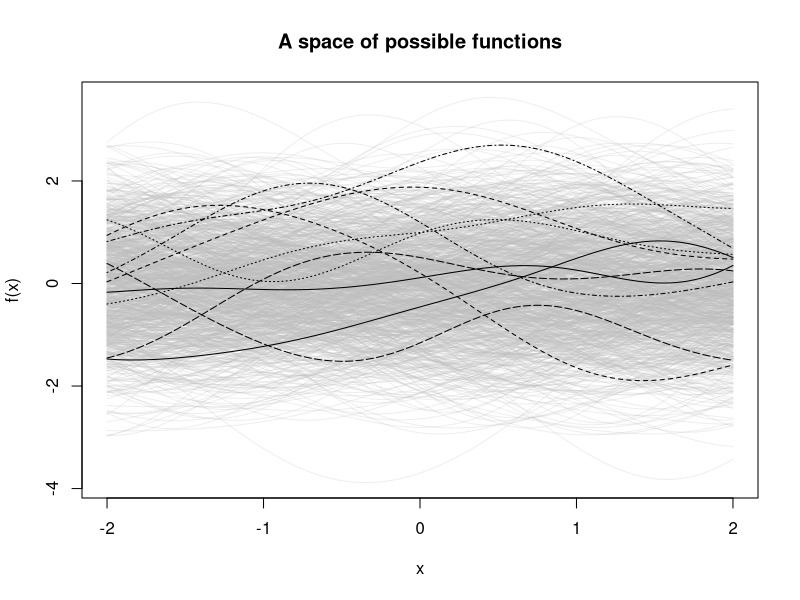
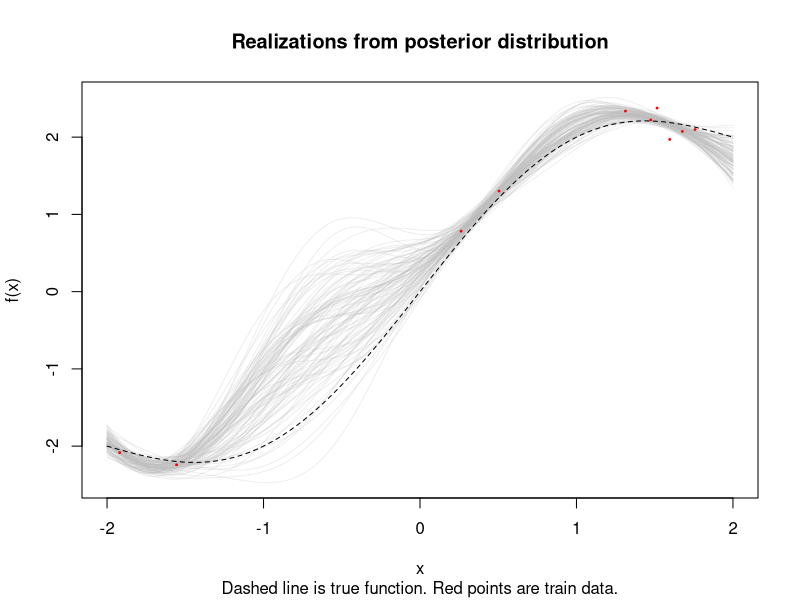
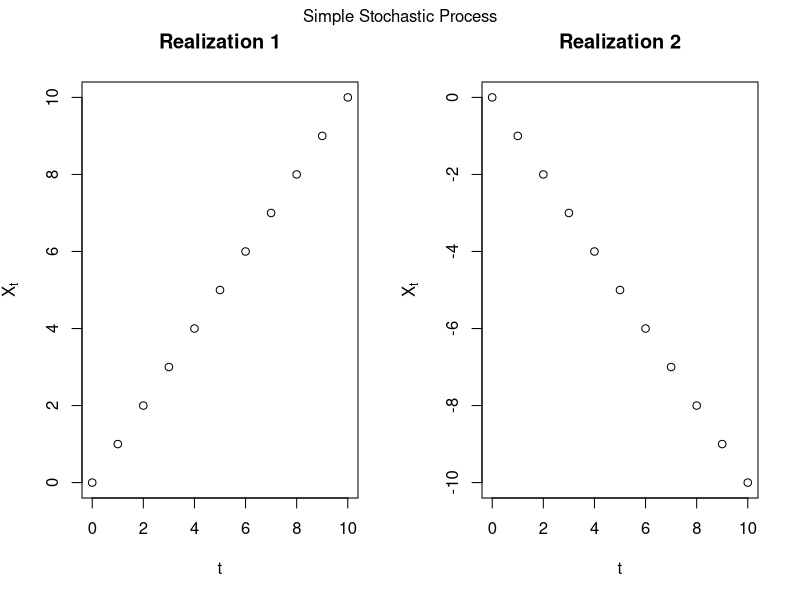
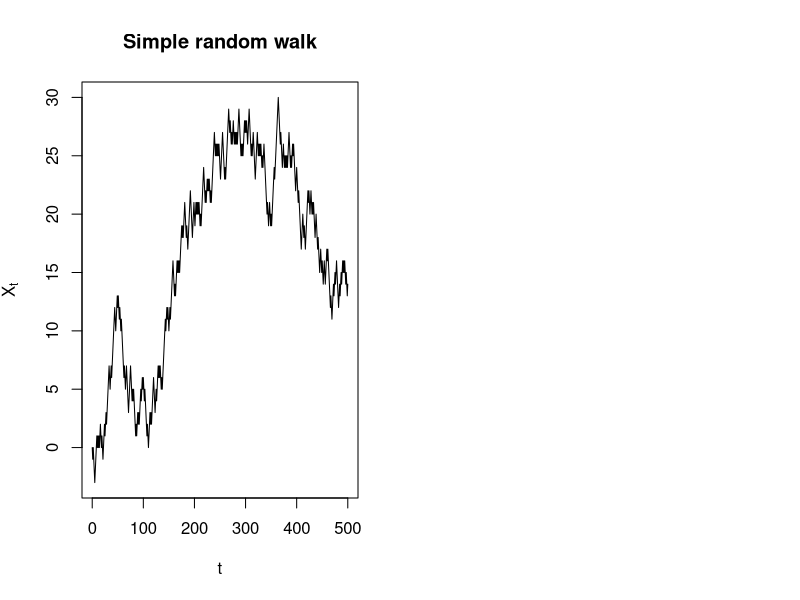
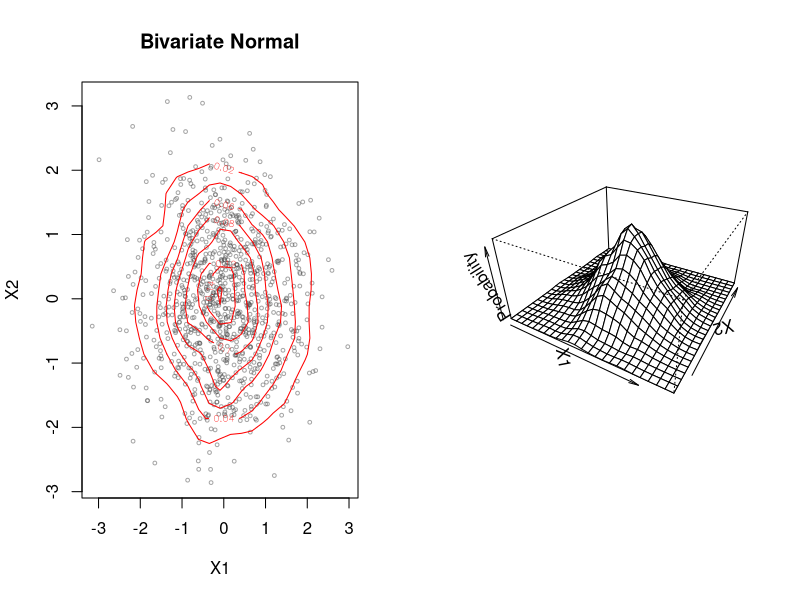
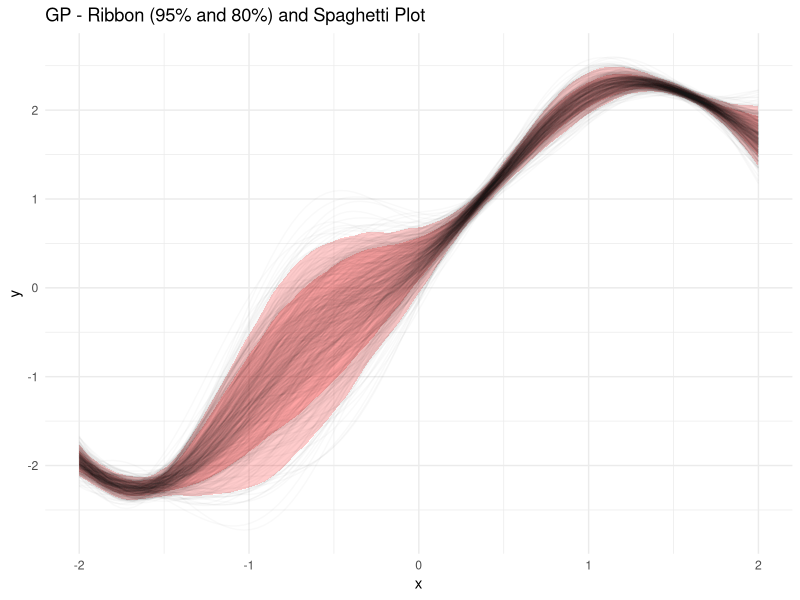
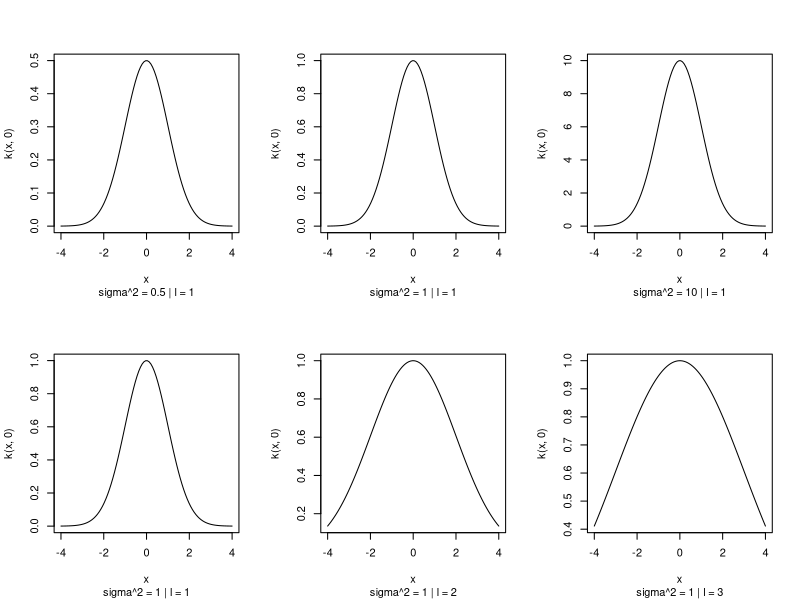
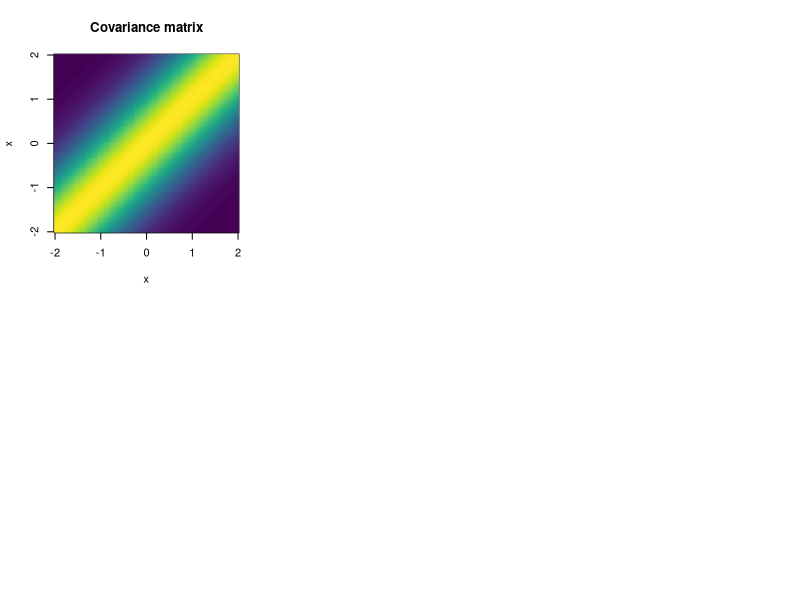

The R script that drew these images, in order:
## ---- chunk 1
library(ggplot2)
library(patchwork)
library(MASS)

set.seed(1614)
## ---- chunk 2
#| code-fold: true
cov_sqexp <- function(x, xp, sigma_sq, l) {
  n1 <- length(x)
  n2 <- length(xp)
  K <- matrix(0, nrow = n1, ncol = n2)
  for (i in 1:n1) {
    for (j in 1:n2) {
      K[i, j] <- sigma_sq * exp(-0.5 * (x[i] - xp[j])^2 / l^2)
    }
  }
  return(K)
}
x <- seq(-2, 2, length.out = 100)
K <- cov_sqexp(x, x, 1, 1)

draws <- t(mvrnorm(n = 1000, rep(0, length(x)), K))
matplot(x, draws, type = "l", col = alpha("gray", 0.25), lty = 1,
        xlab = "x", ylab = "f(x)",
        main = "A space of possible functions")
matplot(x, draws[, 1:10],
        type = "l", col = "black", add = TRUE)
## ---- chunk 3
#| code-fold: true

# sim some training data
x <- seq(-2, 2, length.out = 100)
x <- x[sample(1:length(x), 10)] # randomly select a few points
y <- x + sin(0.5 * pi * x) + rnorm(length(x), sd = 0.1)
# sim some test data
xp <- seq(-2, 2, length.out = 100) # predict over full range
yp_true <- xp + sin(0.5 * pi * xp)

# fit GP
l <- 0.6           ## length scale
ss <- 0.5           ## sigma^2 - amplitude of kernel
ss_data <- 0.005    ## noise variance
K11 <- cov_sqexp(x, x, ss, l) + diag(ss_data, nrow = length(x))
K12 <- cov_sqexp(x, xp, ss, l)
K22 <- cov_sqexp(xp, xp, ss, l)
inv <- t(solve(K11, K12))
up <- inv %*% y
sigmap <- K22 - inv %*% K12

# sample from the posterior
draws <- t(mvrnorm(n = 100, up, sigmap))
matplot(xp, draws, type = "l", col = alpha("gray", 0.25), lty = 1,
        xlab = "x", ylab = "f(x)",
        main = "Realizations from posterior distribution",
        sub = "Dashed line is true function. Red points are train data.")
lines(xp, yp_true, col = "black", lty = 2)
points(x, y, pch = 19, cex = 0.25, col = "red")
## ---- chunk 4
#| code-fold: true

par(mfrow = c(1, 2))
plot(0:10, 0:10, type = "p",
     ylab = expression(X[t]), xlab = "t", main = "Realization 1")
plot(0:10, -(0:10), type = "p",
     ylab = expression(X[t]), xlab = "t", main = "Realization 2")
mtext("Simple Stochastic Process", outer = TRUE, cex = 1, line = -1.3)
## ---- chunk 5
#| code-fold: true

n <- 500
# 0 + (-1 or 1)_1 + ... + (-1 or 1)_t
X_t <- cumsum(c(0, sample(c(-1, 1), n, replace = TRUE)))
plot(seq(0, n), X_t,
     type = "l", xlab = "t", ylab = expression(X[t]),
     main = "Simple random walk")
## ---- chunk 6
#| code-fold: true

X1 <- rnorm(1000)
X2 <- rnorm(1000)
# 2-d kernel density estimate to visualize the bivariate normal
Xkd <- kde2d(X1, X2)

par(mfrow = c(1, 2))

# scatter
plot(X1, X2, xlab = "X1", ylab = "X2", main = "Bivariate Normal",
     col = alpha("grey30", 0.5), cex = 0.5)
contour(Xkd, col = "red", add = TRUE)

# 3d
persp(Xkd, box=TRUE, theta = 30, phi = 30, expand = 0.5,
      xlab = "X1", ylab = "X2", zlab = "Probability")
## ---- chunk 7
#| code-fold: true
ndraw <- 500
# sample from the GP fit above, transpose data to long fmt
draws <- t(mvrnorm(n = ndraw, up, sigmap))
draws <- as.data.frame(draws)
draws$x <- xp
draws <- reshape(draws,
                 direction = "long",
                 varying = paste0("V", 1:ndraw), #V1,...
                 v.names = "y",
                 times = 1:ndraw,
                 timevar = "draw")
# for ribbon plot, group by draw and calculate quantiles
# (isn't base r fun?)
ribb <- by(draws, list(draws$x), \(grp) {
  qs <- unname(quantile(grp$y, c(0.025, 0.1, 0.9, 0.975)))
  c(
    x   = unique(grp$x)[1],
    lwr = qs[1],
    lwr2 = qs[2],
    upr2 = qs[3],
    upr = qs[4]
  )
})
ribb <- as.data.frame(do.call(rbind, ribb))


ggplot() +
  geom_ribbon(data = ribb,
              aes(x = x, ymin = lwr, ymax = upr),
              fill = "red", color = NA,
              alpha = 0.2) +
  geom_ribbon(data = ribb,
              aes(x = x, ymin = lwr2, ymax = upr2),
              fill = "red", color = NA,
              alpha = 0.2) +
  geom_line(data = draws,
            aes(x = x, y = y, group = draw),
    alpha = 0.025, linewidth = 0.5) +
  theme_minimal() +
  labs(title = "GP - Ribbon (95% and 80%) and Spaghetti Plot",
       x = "x",
       y = "y")

## ---- chunk 8
# for demonstration
kernel_sqexp <- function(x, xp, sigma_sq, l) {
  sigma_sq * exp(-0.5 * (x - xp)^2 / l^2)
}

cov_sqexp <- function(x, xp, sigma_sq, l) {
  n1 <- length(x)
  n2 <- length(xp)
  K <- matrix(0, nrow = n1, ncol = n2)
  for (i in 1:n1) {
    for (j in 1:n2) {
      K[i, j] <- kernel_sqexp(x[i], xp[j], sigma_sq, l)
    }
  }
  return(K)
}

# note, this is how the kernel function transforms individual inputs
par(mfrow = c(2, 3))
x <- seq(-4, 4, length.out = 100)
sigmas <- c(0.5,1,10, 1,1,1)
lenths <- c(1,1,1, 1,2,3)
for (i in seq(length(sigmas))) {
  plot(x, kernel_sqexp(0, x, sigma_sq = sigmas[i], l = lenths[i]),
       type = "l",
       xlab = "x", ylab = "k(x, 0)",
       main = "",
       sub = paste0(expression(sigma^2), " = ", sigmas[i], " | l = ", lenths[i]))
}
## ---- chunk 9
# generate a covariance matrix using the squared exponential kernel
x <- seq(-2, 2, length.out = 100) ## input data
K <- cov_sqexp(x, x, sigma_sq = 1, l = 1)

# inspect the Gram matrix / covariance matrix
K[1:5, 1:5]
image(x, x, K, col = viridis::viridis(100), main = "Covariance matrix")
isSymmetric(K)    ## symmetric?

# sample multiple draws from the Gaussian
## numeric(n) generates a vector of 0s length n
y <- t(MASS::mvrnorm(n = 5, mu = numeric(length(x)), Sigma = K))
y <- as.data.frame(y)
names(y) <- paste0("draw_", 1:5)
y$x <- x

ggplot(y, aes(x = x, y = draw_1)) +
  geom_line() +
  geom_line(aes(x = x, y = draw_2), color = "red") +
  geom_line(aes(x = x, y = draw_3), color = "blue") +
  geom_line(aes(x = x, y = draw_4), color = "green") +
  geom_line(aes(x = x, y = draw_5), color = "purple") +
  labs(title = "5 draws from GP with squared exponential kernel",
       x = "x", y = "y") +
  theme_minimal()
## ---- chunk 10
#| code-fold: true
#| figure-height: 12

# function to sample from a GP
sample_kernel <- function(ndraw, Sigma, mu = NULL) {
  n <- nrow(Sigma)
  if (is.null(mu))
    mu <- numeric(n)
  draws <- as.data.frame(
    t(MASS::mvrnorm(n = ndraw, mu = mu, Sigma = Sigma))
  )
  # pivot longer
  draws <- reshape(draws,
                   direction = "long",
                   varying = paste0("V", 1:ndraw), #V1,...
                   v.names = "y",
                   times = paste0("V", 1:ndraw),
                   timevar = "draw")
  draws <- transform(draws,
                     draw = as.numeric(gsub("V", "", draw)))
  row.names(draws) <- NULL
  return(draws)
}


frames <- list()
for (l in c(0.1, 1, 10)) {
  K <- cov_sqexp(x, x, sigma_sq = 1, l = l)
  y <- sample_kernel(5, K)
  y$x <- x
  y$l <- l
  frames[[as.character(l)]] <- y
}
frames <- do.call(rbind, frames)
p1 <- ggplot(frames, aes(x = x, y = y, color = as.factor(draw))) +
  geom_line(alpha = 0.5) +
  facet_wrap(~l, scales = "free_y",
             labeller = as_labeller(\(x) paste("l =", x))
             ) +
  labs(title = "5 draws from GP with squared exponential kernel",
       x = "x", y = "y", caption = "(sigma^2 = 1)") +
  theme(legend.position = "none")


frames <- list()
for (sig in c(0.5, 1, 8)) {
  K <- cov_sqexp(x, x, sigma_sq = sig, l = 1)
  y <- sample_kernel(5, K)
  y$x <- x
  y$sigma2 <- sig
  frames[[as.character(sig)]] <- y
}
frames <- do.call(rbind, frames)
p2 <- ggplot(frames, aes(x = x, y = y, color = as.factor(draw))) +
  geom_line(alpha = 0.5) +
  facet_wrap(~sigma2, scales = "free_y",
             labeller = as_labeller(\(x) paste("sigma^2 =", x))
             ) +
  labs(title = "",
       x = "x", y = "y", caption = "(l = 1)") +
  theme(legend.position = "none")

p1 / p2
## ---- chunk 11
kernel_periodic <- function(x, xp, sigma_sq, l, p) {
  sigma_sq * exp(-2 * sin(pi * (x - xp) / p)^2 / l^2)
}
cov_periodic <- function(x, xp, sigma_sq, l, p) {
  n1 <- length(x)
  n2 <- length(xp)
  K <- matrix(0, nrow = n1, ncol = n2)
  for (i in 1:n1) {
    for (j in 1:n2) {
      K[i, j] <- kernel_periodic(x[i], xp[j], sigma_sq, l, p)
    }
  }
  return(K)
}
K <- cov_periodic(x, x, sigma_sq = 1, l = 5, p = 1)

image(K, col = viridis::viridis(nrow(K)),
      xlab = "x", ylab = "x'", main = "Periodic kernel")

sample_kernel(5, K) |>
  ggplot(aes(x = id, y = y, color = as.factor(draw))) +
  geom_line() +
  labs(title = "Draws from GP with periodic kernel",
       x = "x", y = "y", caption = "sigma^2 = 1 | l = 2 | p = 3") +
  theme(legend.position = "none")
## ---- chunk 12
sim_ts_data1 <- function(n) {
  # create periodicity, add noise, give upward trend
  y <- 3 * sin(2 * seq(0, 4 * pi, length.out = n)) + runif(n) * 2
  trend <- 0.08 * seq(1, n, by = 1)
  y <- y + trend
  dat <- data.frame(time = seq(n), y = y - mean(y))
  return(dat)
}
dat <- sim_ts_data1(n = 100)

ggplot(dat, aes(x = time, y = y)) +
  geom_line() +
  geom_point(size = 0.7) +
  labs(title = "Simulated time series data")
## ---- chunk 13
#| code-fold: true
plot_draws <- function(K, ndraw = 5) {
  sample_kernel(ndraw, K) |>
    ggplot(aes(x = id, y = y, color = as.factor(draw))) +
    geom_line() +
    theme(legend.position = "none")
}
## ---- chunk 14
Sigma_sq <- cov_sqexp(dat$time, dat$time, sigma_sq = 1, l = nrow(dat))
image(Sigma_sq, col = viridis::viridis(nrow(Sigma_sq)),
      xlab = "x", ylab = "x'", main = "Trend kernel")
## ---- chunk 15
Sigma_periodic <- cov_periodic(dat$time, dat$time,
                               sigma_sq = 1, l = 1, p = 25)

image(Sigma_periodic, col = viridis::viridis(nrow(Sigma_periodic)),
      xlab = "x", ylab = "x'", main = "Periodic kernel")
## ---- chunk 16
Sigma_combined <- Sigma_sq + Sigma_periodic 

plot_draws(Sigma_combined, ndraw = 10) +
  labs(title = "Combined kernel, 10 draws")

image(Sigma_combined, col = viridis::viridis(nrow(Sigma_combined)),
      xlab = "x", ylab = "x'", main = "Combined kernel")
## ---- chunk 17
#' x1: initial covariate values
#' y1: observed target values
#' x2: test covariate values
#' sigma_noise: standard deviation of the noise/error term in y = f(x) + e
#' kernel_fn: kernel function used to compute covariance matrix
#' ...: additional named arguments to be passed to kernel_fn
gaussian_process <- function(x1,
                             y1,
                             x2 = x1,
                             sigma_noise = sqrt(.Machine$double.eps),
                             kernel_fn,
                             ...) {
  # variance of observed
  K11 <- kernel_fn(x1, x1, ...) +
    diag(sigma_noise^2, nrow = length(x1))
  # covariance of observed and test
  K12 <- kernel_fn(x1, x2, ...)
  # covariance of test
  K22 <- kernel_fn(x2, x2, ...)
  # ((K11)^-1 * K12)^T
  inv <- t(solve(K11) %*% K12)

  # posterior mean: ((K11)^-1 * K12)^T * y1
  up <- inv %*% y1
  # posterior covariance: K22 - ((K11)^-1 * K12)^T * K12
  sigmap <- K22 - (inv %*% K12)
  return(list(u = up, sigma = sigmap))
}
## ---- chunk 18
#| code-fold: true
plot_gp_post <- function(gp, x1, y1, x2, ndraw = 5) {
  draws <- MASS::mvrnorm(ndraw,
                         mu = gp$u, Sigma = gp$sigma)
  if (ndraw == 1) {
    draws <- matrix(draws, ncol = length(draws))
  }
  draws <- as.data.frame(t(draws))
  draws$x2 <- x2
  # pivot longer
  draws <- reshape(draws,
                   direction = "long",
                   varying = paste0("V", 1:ndraw), #V1,...
                   v.names = "y",
                   times = 1:ndraw,
                   timevar = "draw")
  row.names(draws) <- NULL
  draws <- transform(draws,
                     # marginal distributions are normal, 95% w/in 2 sigma
                     lwr = y - 2 * sqrt(diag(gp$sigma)),
                     upr = y + 2 * sqrt(diag(gp$sigma)))
  
  p <- ggplot(draws, aes(x = x2, y = y))
  if (ndraw == 1) {
    p <- p + geom_ribbon(
      aes(ymin = lwr, ymax = upr, color = as.factor(draw)),
                alpha = 0.1) +
      geom_line(alpha = 0.5, aes(color = as.factor(draw)))
    
  } else if (ndraw <= 10) {
    p <- p + geom_line(alpha = 0.5, aes(color = as.factor(draw)))
  } else {
    p <- p + geom_line(alpha = 0.01, aes(group = draw))
  }
  p + geom_point(data = data.frame(x = x1, y = y1),
                 aes(x = x1, y = y1),
                 color = "red", size = 1)
}

## ---- chunk 19
s_noise <- 0.5    ## noise standard deviation
ss_1 <- 0.5       ## squared exponential kernel variance
ss_2 <- ss_1      ## period kernel variance
l_1 <- 75         ## squared exponential kernel length-scale
l_2 <- 1          ## periodic kernel length-scale
p_1 <- 25         ## periodicity
n_train <- 50     ## number of training points out of 100

comb_cov_fn <- function(x, xp) {
  cov_sqexp(x, xp, sigma_sq = ss_1, l = l_1) +
    cov_periodic(x, xp, sigma_sq = ss_2, l = l_2, p = p_1)
}

dat_raw <- sim_ts_data1(100)
dat <- dat_raw[sample(1:nrow(dat_raw), n_train), ]
x2 <- seq(0, 100, length.out = 200)

gp <- gaussian_process(x1 = dat$time,
                       y1 = dat$y,
                       x2 = x2,
                       sigma_noise = s_noise,
                       kernel_fn = comb_cov_fn)

image(gp$sigma)

plot_gp_post(gp, dat$time, dat$y, x2, ndraw = 1) +
  theme_minimal() +
  theme(legend.position = "none")

plot_gp_post(gp, dat$time, dat$y, x2, ndraw = 10) +
  theme_minimal() +
  theme(legend.position = "none")

## ---- chunk 20
#| code-fold: true

s_noise <- 0.005  ## noise standard deviation
ss_1 <- 10        ## squared exponential kernel variance
ss_2 <- ss_1      ## period kernel variance
l_1 <- 75         ## squared exponential kernel length-scale
l_2 <- 1          ## periodic kernel length-scale
p_1 <- 25         ## periodicity
n_train <- 10     ## number of training points out of 100

comb_cov_fn <- function(x, xp) {
  cov_sqexp(x, xp, sigma_sq = ss_1, l = l_1) +
    cov_periodic(x, xp, sigma_sq = ss_2, l = l_2, p = p_1)
}

dat_raw <- sim_ts_data1(100)
dat <- dat_raw[sample(1:nrow(dat_raw), n_train), ]
x2 <- seq(0, 100, length.out = 200)

gp <- gaussian_process(x1 = dat$time,
                       y1 = dat$y,
                       x2 = x2,
                       sigma_noise = s_noise,
                       kernel_fn = comb_cov_fn)


plot_gp_post(gp, dat$time, dat$y, x2, ndraw = 500) +
  geom_line(data = dat_raw, aes(x = time, y = y),
            color = "blue", alpha = 0.25, linewidth = 0.5) +
  labs(title = "Posterior realizations") +
  theme_minimal() +
  theme(legend.position = "none")

